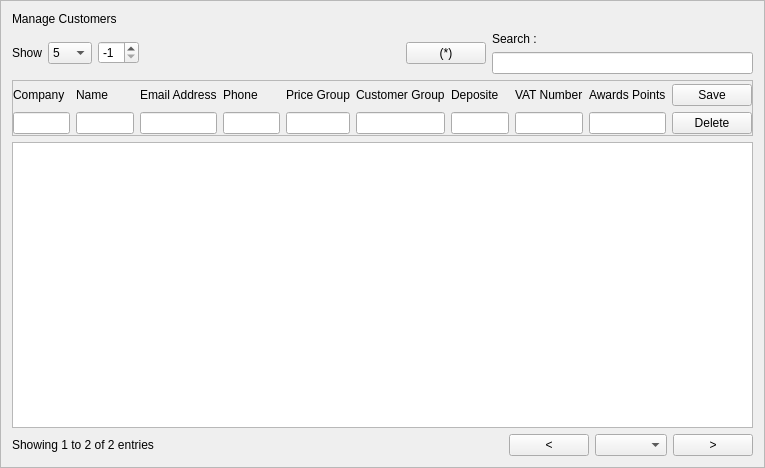
<?xml version="1.0" encoding="UTF-8"?>
<ui version="4.0">
 <class>F_ListCustomers</class>
 <widget class="QFrame" name="F_ListCustomers">
  <property name="geometry">
   <rect>
    <x>0</x>
    <y>0</y>
    <width>765</width>
    <height>468</height>
   </rect>
  </property>
  <property name="windowTitle">
   <string>Frame</string>
  </property>
  <property name="frameShape">
   <enum>QFrame::StyledPanel</enum>
  </property>
  <property name="frameShadow">
   <enum>QFrame::Raised</enum>
  </property>
  <layout class="QVBoxLayout" name="verticalLayout">
   <item>
    <widget class="QLabel" name="L_header">
     <property name="text">
      <string>Manage Customers</string>
     </property>
    </widget>
   </item>
   <item>
    <layout class="QHBoxLayout" name="layoutHeader">
     <item>
      <layout class="QHBoxLayout" name="layoutRowBox">
       <item>
        <widget class="QLabel" name="L_show">
         <property name="text">
          <string>Show</string>
         </property>
        </widget>
       </item>
       <item>
        <widget class="QComboBox" name="Cb_rows">
         <item>
          <property name="text">
           <string>5</string>
          </property>
         </item>
         <item>
          <property name="text">
           <string>8</string>
          </property>
         </item>
         <item>
          <property name="text">
           <string>10</string>
          </property>
         </item>
         <item>
          <property name="text">
           <string>15</string>
          </property>
         </item>
         <item>
          <property name="text">
           <string>12</string>
          </property>
         </item>
         <item>
          <property name="text">
           <string>20</string>
          </property>
         </item>
        </widget>
       </item>
      </layout>
     </item>
     <item>
      <widget class="QSpinBox" name="Sb_IDCustomer">
       <property name="minimum">
        <number>-1</number>
       </property>
       <property name="value">
        <number>-1</number>
       </property>
      </widget>
     </item>
     <item>
      <spacer name="horizontalSpacer_2">
       <property name="orientation">
        <enum>Qt::Horizontal</enum>
       </property>
       <property name="sizeHint" stdset="0">
        <size>
         <width>40</width>
         <height>20</height>
        </size>
       </property>
      </spacer>
     </item>
     <item>
      <widget class="QPushButton" name="Bt_editRow">
       <property name="text">
        <string>(*)</string>
       </property>
      </widget>
     </item>
     <item>
      <layout class="QVBoxLayout" name="layoutSearchBox">
       <item>
        <widget class="QLabel" name="L_search">
         <property name="text">
          <string>Search : </string>
         </property>
        </widget>
       </item>
       <item>
        <widget class="QLineEdit" name="Le_search"/>
       </item>
      </layout>
     </item>
    </layout>
   </item>
   <item>
    <widget class="QFrame" name="frame">
     <property name="frameShape">
      <enum>QFrame::StyledPanel</enum>
     </property>
     <property name="frameShadow">
      <enum>QFrame::Raised</enum>
     </property>
     <layout class="QHBoxLayout" name="horizontalLayout_3">
      <property name="spacing">
       <number>6</number>
      </property>
      <property name="leftMargin">
       <number>0</number>
      </property>
      <property name="topMargin">
       <number>3</number>
      </property>
      <property name="rightMargin">
       <number>0</number>
      </property>
      <property name="bottomMargin">
       <number>1</number>
      </property>
      <item>
       <layout class="QHBoxLayout" name="layoutInputs">
        <property name="spacing">
         <number>6</number>
        </property>
        <item>
         <layout class="QVBoxLayout" name="layoutCompany">
          <item>
           <widget class="QLabel" name="L_company">
            <property name="text">
             <string>Company</string>
            </property>
           </widget>
          </item>
          <item>
           <widget class="QLineEdit" name="Le_company"/>
          </item>
         </layout>
        </item>
        <item>
         <layout class="QVBoxLayout" name="layoutName">
          <item>
           <widget class="QLabel" name="L_name">
            <property name="text">
             <string>Name</string>
            </property>
           </widget>
          </item>
          <item>
           <widget class="QLineEdit" name="Le_name"/>
          </item>
         </layout>
        </item>
        <item>
         <layout class="QVBoxLayout" name="layoutEmail">
          <item>
           <widget class="QLabel" name="L_email">
            <property name="text">
             <string>Email Address</string>
            </property>
           </widget>
          </item>
          <item>
           <widget class="QLineEdit" name="Le_email"/>
          </item>
         </layout>
        </item>
        <item>
         <layout class="QVBoxLayout" name="layoutPhone">
          <item>
           <widget class="QLabel" name="L_phone">
            <property name="text">
             <string>Phone</string>
            </property>
           </widget>
          </item>
          <item>
           <widget class="QLineEdit" name="Le_phone"/>
          </item>
         </layout>
        </item>
        <item>
         <layout class="QVBoxLayout" name="layoutPriceGroup">
          <item>
           <widget class="QLabel" name="L_priceGroup">
            <property name="text">
             <string>Price Group</string>
            </property>
           </widget>
          </item>
          <item>
           <widget class="QLineEdit" name="Le_priceGroup"/>
          </item>
         </layout>
        </item>
        <item>
         <layout class="QVBoxLayout" name="layoutCustomerGroup">
          <item>
           <widget class="QLabel" name="L_customerGroup">
            <property name="text">
             <string>Customer Group</string>
            </property>
           </widget>
          </item>
          <item>
           <widget class="QLineEdit" name="Le_customerGroup"/>
          </item>
         </layout>
        </item>
        <item>
         <layout class="QVBoxLayout" name="layoutDeposite">
          <item>
           <widget class="QLabel" name="L_deposite">
            <property name="text">
             <string>Deposite</string>
            </property>
           </widget>
          </item>
          <item>
           <widget class="QLineEdit" name="Le_deposite"/>
          </item>
         </layout>
        </item>
        <item>
         <layout class="QVBoxLayout" name="layoutNumber">
          <item>
           <widget class="QLabel" name="L_vatNumber">
            <property name="text">
             <string>VAT Number</string>
            </property>
           </widget>
          </item>
          <item>
           <widget class="QLineEdit" name="Le_vatNumber"/>
          </item>
         </layout>
        </item>
        <item>
         <layout class="QVBoxLayout" name="layoutAwdPoints">
          <item>
           <widget class="QLabel" name="L_awdPoints">
            <property name="text">
             <string>Awards Points</string>
            </property>
           </widget>
          </item>
          <item>
           <widget class="QLineEdit" name="LE_awdPoints"/>
          </item>
         </layout>
        </item>
       </layout>
      </item>
      <item>
       <layout class="QVBoxLayout" name="layoutSubmit">
        <item>
         <widget class="QPushButton" name="Bt_save">
          <property name="text">
           <string>Save</string>
          </property>
         </widget>
        </item>
        <item>
         <widget class="QPushButton" name="bt_cancel">
          <property name="text">
           <string>Delete</string>
          </property>
         </widget>
        </item>
       </layout>
      </item>
     </layout>
    </widget>
   </item>
   <item>
    <widget class="QTableView" name="tableView"/>
   </item>
   <item>
    <layout class="QHBoxLayout" name="layoutFooter">
     <item>
      <widget class="QLabel" name="L_info">
       <property name="text">
        <string>Showing 1 to 2 of 2 entries</string>
       </property>
       <property name="scaledContents">
        <bool>true</bool>
       </property>
      </widget>
     </item>
     <item>
      <spacer name="horizontalSpacer">
       <property name="orientation">
        <enum>Qt::Horizontal</enum>
       </property>
       <property name="sizeHint" stdset="0">
        <size>
         <width>40</width>
         <height>20</height>
        </size>
       </property>
      </spacer>
     </item>
     <item>
      <layout class="QHBoxLayout" name="layoutPagesCTR">
       <item>
        <widget class="QPushButton" name="Bt_previous">
         <property name="text">
          <string>&lt;</string>
         </property>
        </widget>
       </item>
       <item>
        <widget class="QComboBox" name="Cb_pages"/>
       </item>
       <item>
        <widget class="QPushButton" name="Bt_next">
         <property name="text">
          <string>&gt;</string>
         </property>
        </widget>
       </item>
      </layout>
     </item>
    </layout>
   </item>
  </layout>
 </widget>
 <resources/>
 <connections/>
</ui>
